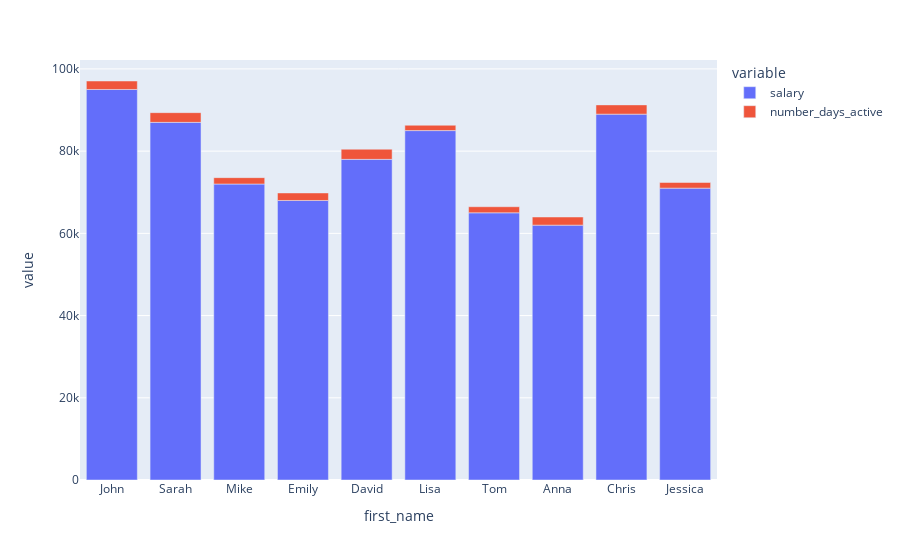

The notebook cell saved with this chart:
### Code cell
df[['first_name','number_days_active','salary']].plot(kind='bar',x='first_name',y=['salary','number_days_active'])

### Figure 1 — Plotly figure (JSON) as saved in the notebook; plotly's stock layout.template omitted (floating-point values rounded to 4 significant figures)
{"data": [{"hovertemplate": "variable=salary<br>first_name=%{x}<br>value=%{y}<extra></extra>", "legendgroup": "salary", "marker": {"color": "#636efa", "pattern": {"shape": ""}}, "name": "salary", "orientation": "v", "showlegend": true, "textposition": "auto", "type": "bar", "x": ["John", "Sarah", "Mike", "Emily", "David", "Lisa", "Tom", "Anna", "Chris", "Jessica"], "xaxis": "x", "y": [95000, 87000, 72000, 68000, 78000, 85000, 65000, 62000, 89000, 71000], "yaxis": "y"}, {"hovertemplate": "variable=number_days_active<br>first_name=%{x}<br>value=%{y}<extra></extra>", "legendgroup": "number_days_active", "marker": {"color": "#EF553B", "pattern": {"shape": ""}}, "name": "number_days_active", "orientation": "v", "showlegend": true, "textposition": "auto", "type": "bar", "x": ["John", "Sarah", "Mike", "Emily", "David", "Lisa", "Tom", "Anna", "Chris", "Jessica"], "xaxis": "x", "y": [2064, 2363, 1552, 1830, 2475, 1303, 1481, 1976, 2255, 1376], "yaxis": "y"}], "layout": {"barmode": "relative", "legend": {"title": {"text": "variable"}, "tracegroupgap": 0}, "margin": {"t": 60}, "xaxis": {"anchor": "y", "domain": [0, 1], "title": {"text": "first_name"}}, "yaxis": {"anchor": "x", "domain": [0, 1], "title": {"text": "value"}}}}
